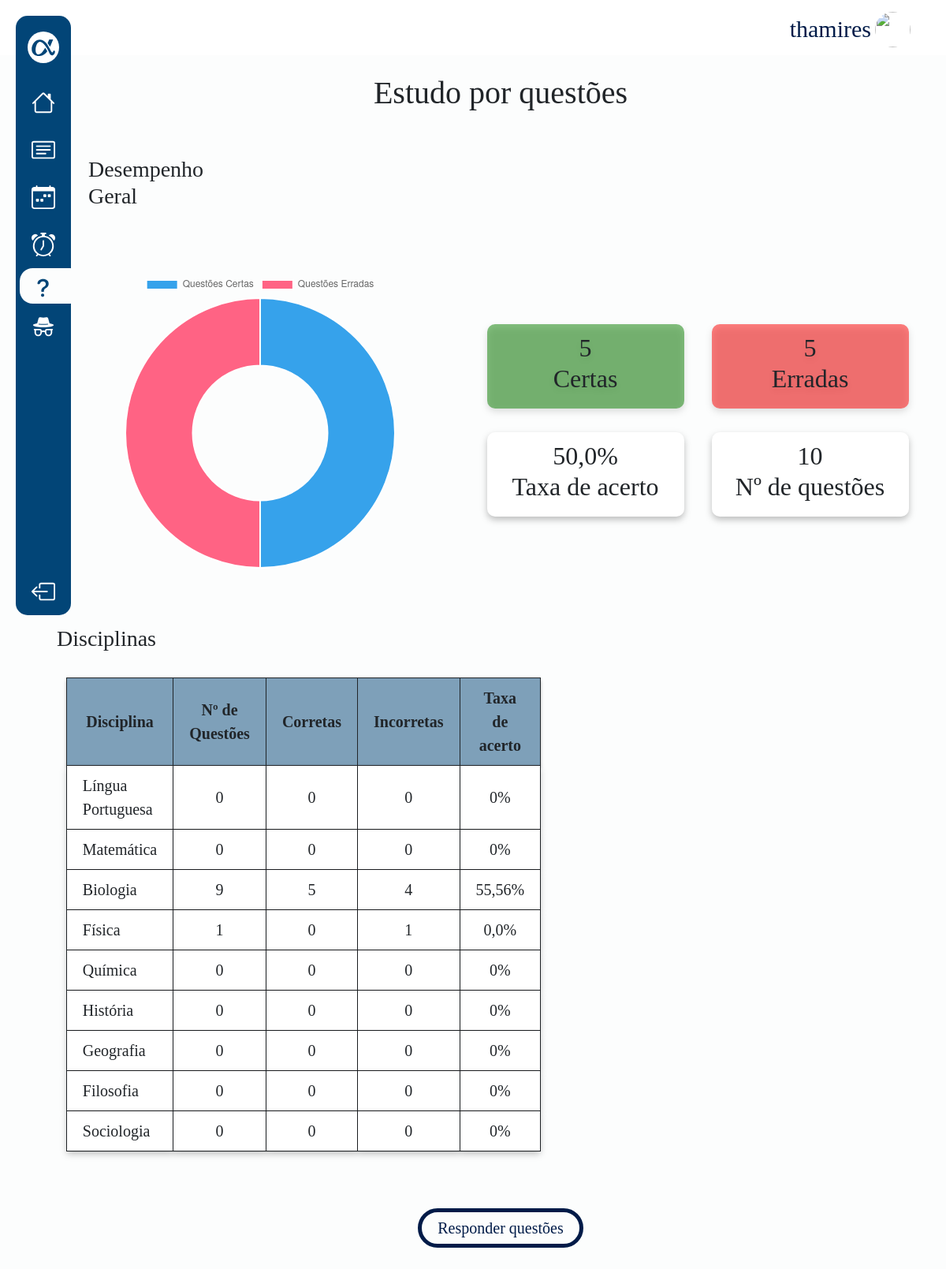
/estatisticas/ (signed in), run on the app's committed database.
### questoes/models.py (models this page shows, shortened)
class Disciplina(models.Model):
    nome = models.CharField(max_length=100, default="")

### questoes/views.py (the view)
# urls.py: path('estatisticas/', views.estatisticas, name='estatisticas'),
@login_required
def estatisticas(request):
    disciplinas = Disciplina.objects.all()
    dados_disciplinas = []
    if request.user.is_authenticated:
        user_profile, created = UserProfile.objects.get_or_create(user=request.user)
        dados_usuario = {
            'questoes_certas': user_profile.questoes_certas or 0,
            'questoes_erradas': user_profile.questoes_erradas or 0,
            'taxa_acerto': user_profile.taxa_acerto(),
            'num_questoes': user_profile.num_questoes(),
        }
        for disciplina in disciplinas:
            questoes_disciplina = Questao.objects.filter(disciplina=disciplina)
            num_questoes_disciplina = Resposta.objects.filter(
                alternativa__questao__in=questoes_disciplina,
                user_profile=user_profile
            ).count()
            questoes_certas = Resposta.objects.filter(
                alternativa__questao__in=questoes_disciplina,
                user_profile=user_profile,
                certa=True
            ).count()
            questoes_erradas = Resposta.objects.filter(
                alternativa__questao__in=questoes_disciplina,
                user_profile=user_profile,
                certa=False
            ).count()
            dados_disciplina = {
                'disciplina': disciplina,
                'questoes_certas': questoes_certas,
                'questoes_erradas': questoes_erradas,
                'num_questoes_respondidas': num_questoes_disciplina,
                'taxa_acerto': round((questoes_certas / (questoes_certas + questoes_erradas)) * 100, 2) if (questoes_certas + questoes_erradas) > 0 else 0,
            }
            dados_disciplinas.append(dados_disciplina)
    data = {
        'dados_usuario': dados_usuario,
        'dados_disciplinas': dados_disciplinas,
    }
    return render(request, 'questoes/pages/estatisticas.html', data)

### questoes/models.py (called while the page is built)
    def taxa_acerto(self):
        num_questoes = self.num_questoes()
        if num_questoes > 0:
            return round((self.questoes_certas / num_questoes) * 100, 2)
        return 0

    def num_questoes(self):
        return self.questoes_certas + self.questoes_erradas

### questoes/templates/questoes/pages/estatisticas.html (shortened to what this page needs)
{% extends "core/partials/base.html" %}
{% load static %}
{% block head %}
<link rel="stylesheet" href="{% static 'questoes/css/estatisticas.css' %}">
{% endblock %}
{% block linkq %} ativo {% endblock %}
{% block content %}
    <br>
    <h1 class="estudo-questoes">Estudo por questões</h1>
    <br>
    <br>
    <h3 class="d-flex justify-content-center subtitulo-desempenho">Desempenho Geral</h3>
    <br>
    <br>
    <br>
    <div class="dados d-flex justify-content-center align-items-center">
        <div class="grafico">
            {% include 'questoes/partials/grafico.html' %}
        </div>
        <div class="valores">
            <div class="estatisticas-gerais">
                <div class="row">
                    <div class="num-acertos">
                        <h2>{{ dados_usuario.questoes_certas }} <br> Certas</h2>
                    </div>
                    <div class="num-erradas">
                        <h2>{{ dados_usuario.questoes_erradas }} <br>Erradas</h2>
                    </div>
                </div>
                <div class="row">
                    <div class="taxa-acerto">
                        <h2>{{ dados_usuario.taxa_acerto }}% <br>Taxa de acerto</h2>
                    </div>
                    <div class="num-questoes">
                        <h2>{{ dados_usuario.num_questoes }} <br>Nº de questões</h2>
                    </div>
                </div>
            </div>
        </div>
    </div>
    <br>
    <br>
    <br>
    <h3 class="d-flex justify-content-center subtitulo-disciplina">Disciplinas</h3>
    <br>
    <div class="dados d-flex justify-content-center align-items-center disciplinas">
        <table>
            <tr class="title-table">
                <th class="item">Disciplina</th>
                <th class="item">Nº de Questões</th>
                <th class="item">Corretas</th>
                <th class="item">Incorretas</th>
                <th class="item">Taxa de acerto</th>
            </tr>
            {% for dados_disciplina in dados_disciplinas %}
                <tr class="valores-table">
                    <td class="item-1">{{ dados_disciplina.disciplina.nome }}</td>
                    <td class="item">{{ dados_disciplina.num_questoes_respondidas }}</td>
                    <td class="item">{{ dados_disciplina.questoes_certas }}</td>
                    <td class="item">{{ dados_disciplina.questoes_erradas }}</td>
                    <td class="item">{{ dados_disciplina.taxa_acerto }}%</td>
                </tr>
            {% endfor %}
        </table>
    </div>
    <br>
    <br>
    <div class="d-flex justify-content-center">
        {% include 'questoes/partials/botao.html' %}
    </div>
    <br>
    <br>
    <br>
{% endblock %}

### core/templates/core/partials/base.html (shortened to what this page needs)
{% load static %}
<!DOCTYPE html>
<html lang="pt-br">
<head>
    <link href="https://cdn.jsdelivr.net/npm/bootstrap@5.3.2/dist/css/bootstrap.min.css" rel="stylesheet"
>
    {% block head%} {% endblock %}
    <link rel="stylesheet" href="{% static 'css/style.css' %}">
    <link rel="stylesheet" href="{% static 'core/css/dashboard.css' %}">
</head>
<body>
    <div class="d-flex">
        <header class="headerdash ">
            <div class="username">
                <p class="">{{user.username}}</p>
                <a href="{% url 'profile' %}">
                <img class="imguser" src="{{ user.profile.image.url }}" alt="">
                </a>
            </div>
        </header>
        <nav class="menu-lateral">
            <div class="items">
                <ul class="navul">
                    <li class="item-nav logo d-flex align-items-center justify-content-center">
                        <a href="{% url 'index' %}"><img class="navimg" src="{% static 'core/img/navlogo.svg' %}"
                                alt=""></a>
                    </li>
                    <li class="item-nav {% block linkh%} {% endblock %}">
                        <a href="{% url 'dashboard' %}"></a>
                    </li>
                    <li class="item-nav {% block linkf%} {% endblock %}">
                        <a href="{% url 'flashcards' %}"></a>
                    </li>
                    <li class="item-nav {% block linkc%} {% endblock %}">
                        <a href="{% url 'calendario' %}"></a>
                    </li>
                    <li class="item-nav {% block linkp%} {% endblock %}">
                        <a href="{% url 'pomodoro' %}"></a>
                    </li>
                    <li class="item-nav {% block linkq%} {% endblock %}">
                        <a href="{% url 'estatisticas' %}"></a>
                    </li>
                    {% if user.is_superuser %}
                        <li class="item-nav">
                            <a href="{% url 'arearestrita'%}">
                            </a>
                        </li>
                    {% endif %}
                    <li class="item-nav sair">
                        <a href="{% url 'logout' %}"></a>
                    </li>
                </ul>
            </div>
        </nav>
    </div>
    <main class="d-flex justify-content-center maincentro">
        <div class="centro">
            {% block content %}
            {% endblock %}
        </div>
    </main>
</body>
</html>

### questoes/static/questoes/css/estatisticas.css (style rules this page uses)
.estudo-questoes { text-align: center; }
.grafico { width: 400px; height: 376px; margin-right: 100px; }
.dados { display: flex; justify-content: center; align-items: center; }
.num-acertos, .num-erradas, .taxa-acerto, .num-questoes { width: 250px; height: 107px; filter: drop-shadow(0px 4px 4px rgba(0, 0, 0, 0.25)); border-radius: 10px; padding: 10px; font-size: 20px; font-weight: bold; text-align: center; display: flex; justify-content: center; align-items: center; }
.num-acertos { background: rgba(10, 129, 0, 0.50); margin: 0px 35px 30px 0px; }
.num-erradas { background: rgba(255, 0, 0, 0.50); margin: 0px 0px 30px 0px; }
.taxa-acerto { background: #FFF; margin: 0px 35px 0px 0px; }
.num-questoes { background: #FFF; }
.disciplinas { margin-right: 500px; }
.subtitulo-disciplina { margin-right: 1000px; }
.subtitulo-desempenho { margin-right: 900px; }
.title-table { border-radius: var(--Number, 0px); background: rgba(2, 69, 119, 0.50); box-shadow: 0px 4px 4px 0px rgba(0, 0, 0, 0.25); }
.item { padding: 10px 20px 10px 20px; text-align: center; font-size: 20px; }
.item-1 { padding: 10px 20px 10px 20px; text-align: justify; font-size: 20px; }
.valores-table { background: #FFF; filter: drop-shadow(0px 4px 4px rgba(0, 0, 0, 0.25)); }
table, tr, th, td { border: solid 1px; }

### static/css/style.css (style rules this page uses)
:root { --cor-1: #001B48; --cor-2: #024577; --cor-3: #015C92; --cor-4: #2d82B5; --cor-5: #018ABE; --cor-6: #97C4D8; --cor-7: #88CDF6; --cor-8: #B6E6FF; --cor-9: #D6E8EE; --cor-10: #ECEFF1; }
* { font-family: 'Merriweather'; }
main { background-color: #FCFDFD; }
p { font-size: 16px; font-weight: 400; }
nav { width: 100%; }
.logo { max-height: 140px; }

### core/static/core/css/dashboard.css (style rules this page uses)
.username { color: #001B48; display: flex; justify-content: flex-end; margin: 15px; max-width: 95%; }
.username p { margin: 5px; font-size: 30px; font-weight: 400; line-height: normal; }
.imguser { width: 45px !important; height: 45px !important; border-radius: 45px ; }
.headerdash { height: 70px; background-color: #fff; width: 100%; }
body { background-color: #FCFDFD; }
nav.menu-lateral { width: 70px; height: 95vh; background-color: #024577; margin: 20px; position: fixed; border-radius: 15px; }
.item-nav.logo { border-radius: 50%; width: 40px; height: 40px; background-color: #fff; margin-bottom: 20px; }
.item-nav svg { fill: #fff; }
.item-nav img { fill: #fff; }
.item-nav { padding-top: 15px; padding-bottom: 15px; display: flex; list-style-type: none; }
.ativo { background-color: #FCFDFD; border-radius: 16.5px; width: 80px; height: 45px; margin-left: 20px; padding: 10px 15px; }
.ativo svg { fill: #024577; }
.navul { margin-top: 20px; padding-left: 0; display: flex; flex-direction: column; align-items: center; justify-content: flex-start; }
ul .sair { position: absolute; bottom: 0; }
.centro { margin: auto; max-width: 90%; }
.maincentro { padding-left: 70px; }

### data on the page
Disciplina: disciplina.nome "Língua Portuguesa", num_questoes_respondidas "0", questoes_certas "0", questoes_erradas "0", taxa_acerto "0"
Disciplina: disciplina.nome "Matemática", num_questoes_respondidas "0", questoes_certas "0", questoes_erradas "0", taxa_acerto "0"
Disciplina: disciplina.nome "Biologia", num_questoes_respondidas "9", questoes_certas "5", questoes_erradas "4", taxa_acerto "55,56"
Disciplina: disciplina.nome "Física", num_questoes_respondidas "1", questoes_certas "0", questoes_erradas "1", taxa_acerto "0,0"
Disciplina: disciplina.nome "Química", num_questoes_respondidas "0", questoes_certas "0", questoes_erradas "0", taxa_acerto "0"
Disciplina: disciplina.nome "História", num_questoes_respondidas "0", questoes_certas "0", questoes_erradas "0", taxa_acerto "0"
Disciplina: disciplina.nome "Geografia", num_questoes_respondidas "0", questoes_certas "0", questoes_erradas "0", taxa_acerto "0"
Disciplina: disciplina.nome "Filosofia", num_questoes_respondidas "0", questoes_certas "0", questoes_erradas "0", taxa_acerto "0"
Disciplina: disciplina.nome "Sociologia", num_questoes_respondidas "0", questoes_certas "0", questoes_erradas "0", taxa_acerto "0"

### other printed values
{{ user.username }} "thamires"
{{ dados_usuario.questoes_certas }} "5"
{{ dados_usuario.questoes_erradas }} "5"
{{ dados_usuario.taxa_acerto }} "50,0"
{{ dados_usuario.num_questoes }} "10"
